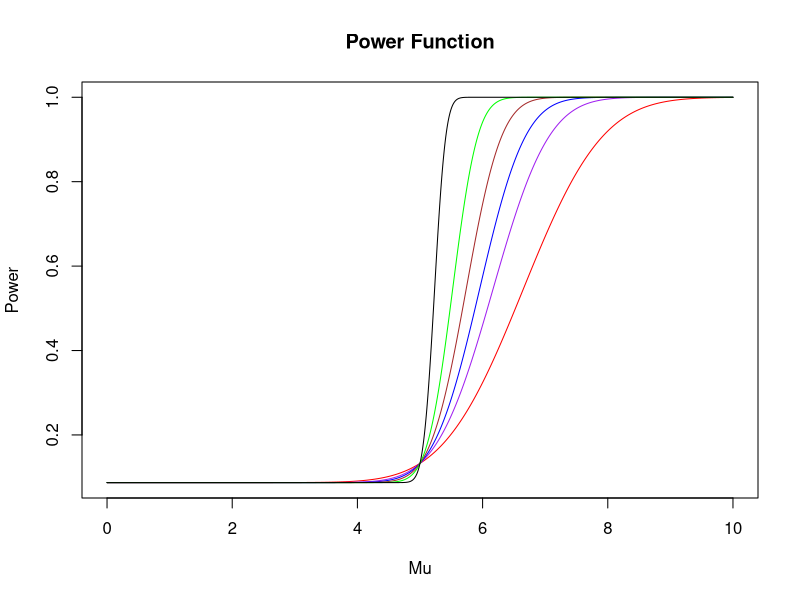
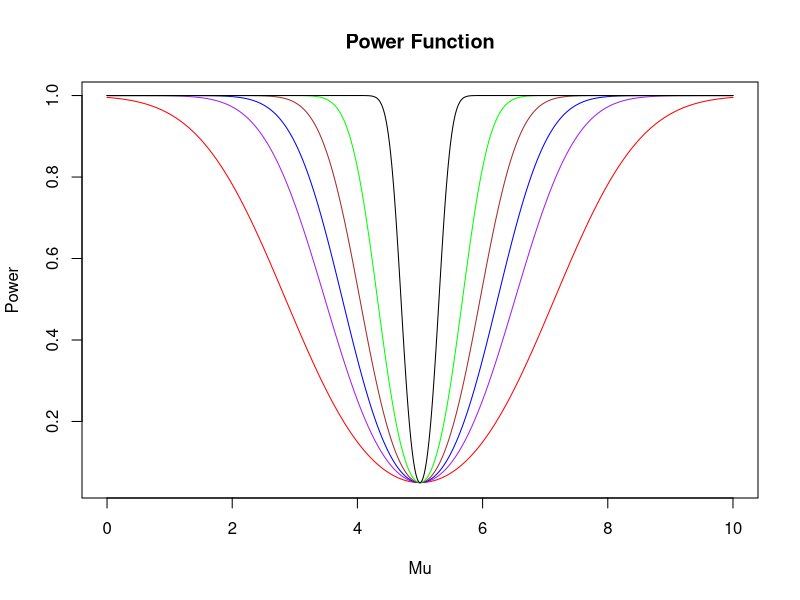
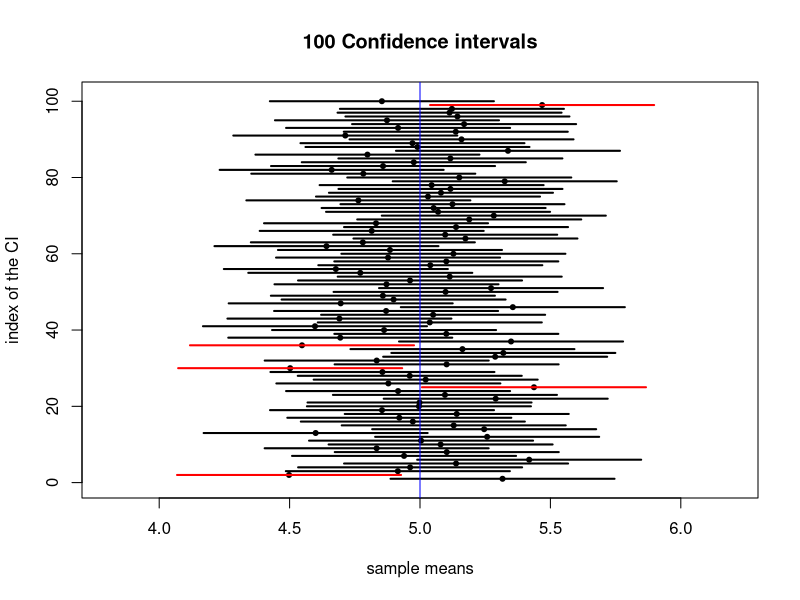
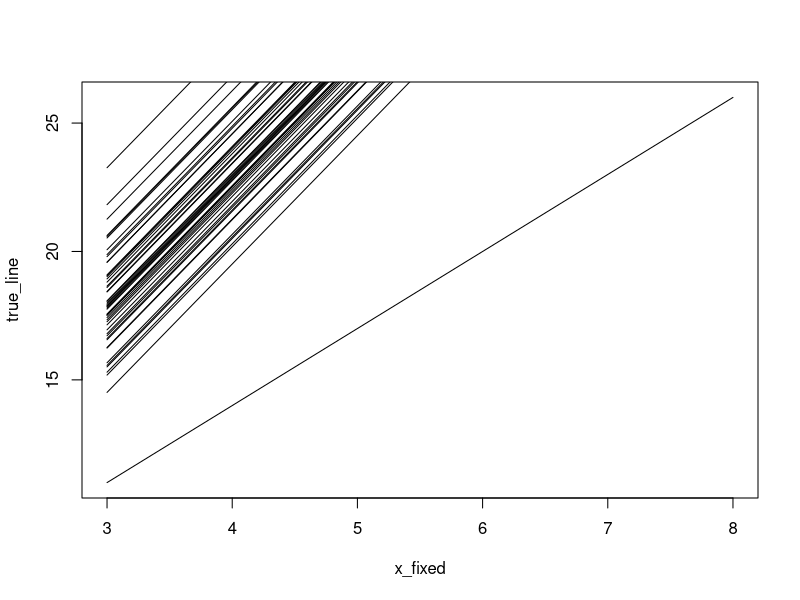

These figures' R source, in order: (Note: this script raises an error after producing the figures.)
## ---- chunk 1
power_1 <- function(n, x){
  sigma = sqrt(1.2)
  mu_0 <- 5
  alpha <- 0.05
  zalpha <- qnorm(p=alpha, lower.tail=FALSE)
  return (1 - pnorm(zalpha + sqrt(n)*(mu_0 - x))*1/sigma)
}
## ---- chunk 2
x <-seq(from = 0, to = 10, length.out = 10000)
plot(x, power_1(1,x), type="l", col="red", xlab="Mu", ylab="Power", 
     main="Power Function")
lines(x, power_1(2,x), col="purple")
lines(x, power_1(3,x), col="blue")
lines(x, power_1(5,x), col="brown")
lines(x, power_1(10,x), col="green")
lines(x, power_1(50,x), col="black")
## ---- chunk 3
power_2 <- function(n, x){
  sigma = sqrt(1.2)
  mu_0 <- 5
  alpha <- 0.05
  zalpha2 <- qnorm(p=alpha/2, lower.tail=FALSE) 
  pos <- pnorm(zalpha2 + sqrt(n)*(mu_0 - x)*(1/sigma))
  neg <- pnorm(-zalpha2 + sqrt(n)*(mu_0 - x)*(1/sigma))
  return (1-pos+neg)
}
## ---- chunk 4
x <-seq(from = 0, to = 10, length.out = 10000)
plot(x, power_2(1,x), type="l", col="red", xlab="Mu", ylab="Power", 
     main="Power Function")
lines(x, power_2(2,x), col="purple")
lines(x, power_2(3,x), col="blue")
lines(x, power_2(5,x), col="brown")
lines(x, power_2(10,x), col="green")
lines(x, power_2(50,x), col="black")
## ---- chunk 5
library(dplyr)
## ---- chunk 6

## ---- chunk 7

## ---- chunk 8
ci_95_norm <- function(n){
  samp <- rnorm(n, mean = 3, sd = 1.2)
  return(conf_inf(samp))
}



# set.seed(2020)
# B <- 10000
# n <- 50
# CI_95_exp <- replicate(B,
#                            {samp <- rexp(n, rate = 2)
#                            mean_inside_CI(samp, pop_mu =______ , pop_sig = _____)
#                            })
# mean( _____ ) #calculate mean CI_95_exp to get empirical expected values
## ---- chunk 9

## ---- chunk 10

## ---- chunk 11
CI_95 <- function(samp, sig){
  z <- qnorm(0.025, lower.tail = FALSE)
  upper <- mean(samp) + z*sig/sqrt(length(samp))
  lower <- mean(samp) - z*sig/sqrt(length(samp))
  return(c(lower, upper))
}
## ---- chunk 12
plot_CI_95 <- function(seed){
  B <- 100
  n <- 30
  mu <- 5
  sig <- 1.2
  set.seed(seed)
  #extract upper bound of CI's
  x_1 <- replicate(B,
                         {samp <- rnorm(n, mean = mu, sd = sig )
                         max(CI_95(samp, sig))
                         }
                         )
  #extract lower bound of CI's
  set.seed(seed)
  x_0 <- replicate(B,
                         {samp <- rnorm(n, mean = mu, sd = sig )
                         min(CI_95(samp, sig))
                         }
                         )
  set.seed(seed)
  means <- replicate(B, mean(rnorm(n, mean = mu, sd = sig)))
 
  plot(means, 1:B, 
       pch = 20,
      xlim = c(mu - sig, mu + sig), 
      ylim = c(0,B+1),
      xlab = "sample means",
      ylab = "index of the CI",
      main = paste(B, "Confidence intervals"))
  for (i in 1:B){
  if(between(mu, x_0[i], x_1[i])){
  segments(x_0[i], i, x_1[i], i, lwd = 2) #plot CI's that contain the mean in black
    }
  else
    {
    segments(x_0[i], i, x_1[i], i, col = "red", lwd = 2) #plot CI's that don't contain the mean in red
    }
    }
abline(v=mu, col = "blue") #plot a vertical line at the population mean
}

plot_CI_95(402)
## ---- chunk 13
# seeds <- c(_________) #choose six different seed values
# par(mfrow = c(1,2))
# for (i in seeds){
#   plot_CI_95(____)
# }
## ---- chunk 14

## ---- chunk 15

## ---- chunk 16
alpha <- 3
beta <- 5
sig <- sqrt(1.6)

x_fixed <- round(seq(3, 8, length.out = 15), 2)
Y <- function(alpha, beta, sig){
  alpha + beta*x_fixed + rnorm(1,0,sig)
}

#Random Samples for Simple Linear Regression.
empirical_results <- Y(3,5,1.6)
#Assume the true regression line is y = 2+3x
true_line <- 2+3*x_fixed
## ---- chunk 17
 a_hat <- function(y,x,b_hat){
   #using formula derived in class: alpha_mle = Y_bar - B_hat * x_bar
   mean(y)-b_hat*mean(x)
 }
 b_hat <- function(y,x){
   x_bar = mean(x)
   y_bar = mean(y)
   x_diff = x-x_bar
   y_diff = y-y_bar
   sum(x_diff*y_diff)/sum(x_diff^2)
 }
 v_hat <- function(){
 
}

Y_hat <- function(samp, x){
  epsilon = rnorm(1,0,v_hat(samp))
  return(alpha_hat(samp) + beta_hat(samp)*x+epsilon)
}
## ---- chunk 18
plot(x_fixed, true_line, type = 'l')
for (i in seq(1,50)){
  lines(x_fixed,Y(3,5,1.6))
}
## ---- chunk 19
Y_emp <- replicate(Y(3,5,1.6),50)
a_hat
